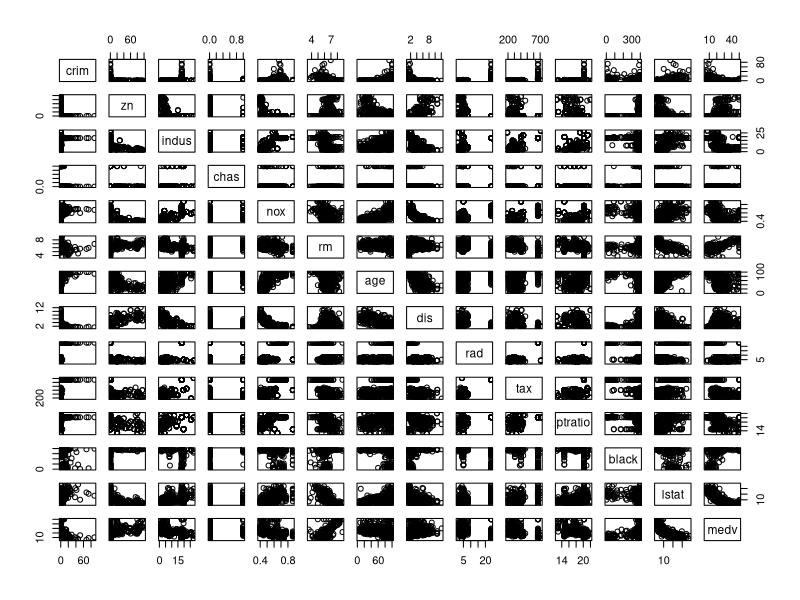
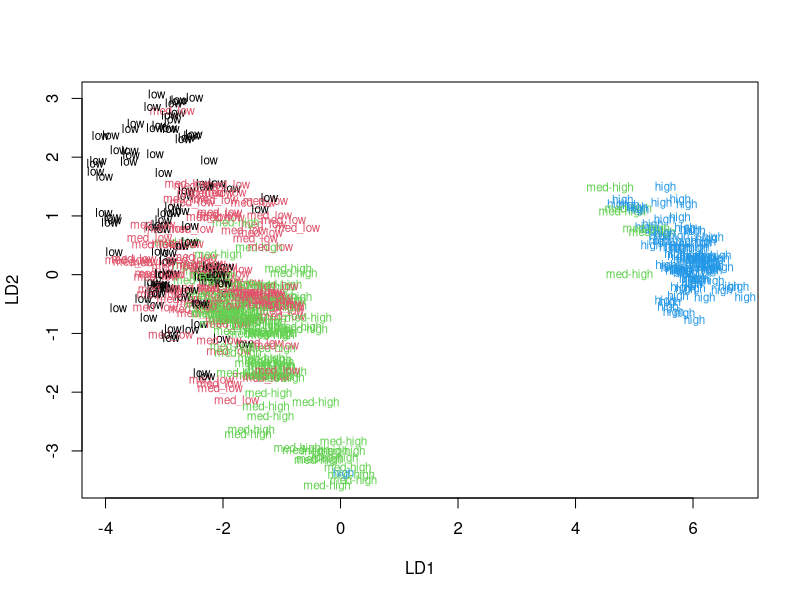
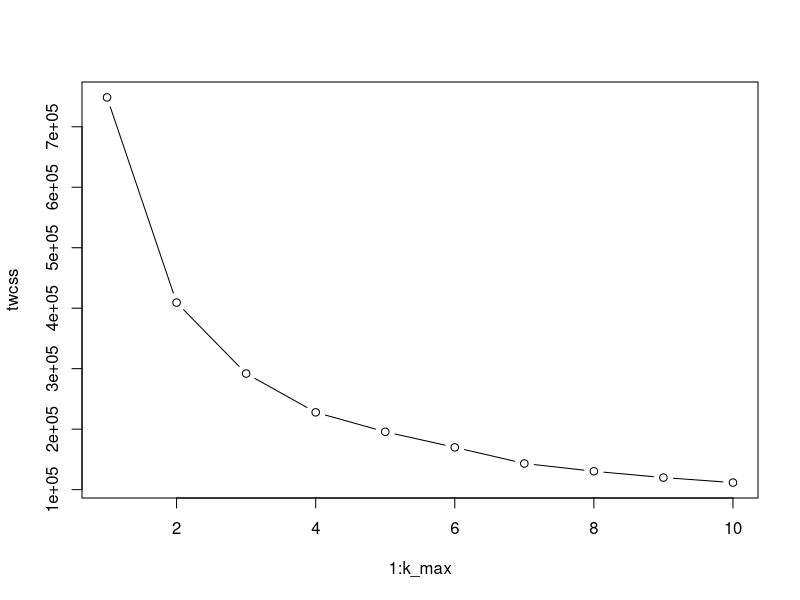
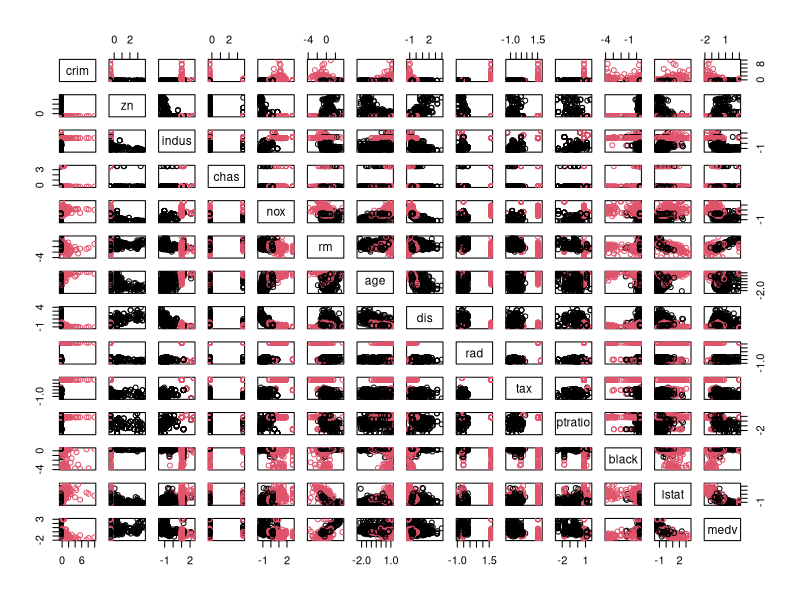

Here is the R script that generated these plots, in order:
## ---- chunk 1
library(dplyr)
library(MASS)
data('Boston')
str(Boston)
## ---- chunk 2
summary(Boston)

## ---- chunk 3
pairs(Boston)
## ---- chunk 4
boston_scaled <- scale(Boston)
boston_scaled <- as.data.frame(boston_scaled)
summary(boston_scaled)
## ---- chunk 5
scaled_crim <- boston_scaled$crim
bins <- quantile(scaled_crim)

crime <- cut(scaled_crim, breaks = bins, include.lowest = TRUE, labels = c("low", "med_low", "med-high", "high"))

boston_scaled <- dplyr::select(boston_scaled, -crim)
boston_scaled <- data.frame(boston_scaled, crime)

## ---- chunk 6
n <- nrow(boston_scaled)
ind <- sample(n,  size = n * 0.8)

train <- boston_scaled[ind,]
test <- boston_scaled[-ind,]

correct_classes <- test$crime
test <- dplyr::select(test, -crime)
## ---- chunk 7
lda.fit <- lda(crime ~ ., data = train)
lda.fit

classes <- as.numeric(train$crime)
plot(lda.fit, dimen = 2, col= classes, pch = classes)
## ---- chunk 8
lda.pred <- predict(lda.fit, newdata = test)
table(correct = correct_classes, predicted = lda.pred$class)
## ---- chunk 9
data("Boston")
scaled_data <- scale(Boston)

dist_eu <- dist(scaled_data)
## ---- chunk 10
set.seed(123)
k_max <- 10
twcss <- sapply(1:k_max, function(k){kmeans(dist_eu, k)$tot.withinss})
plot(1:k_max, twcss, type='b')
## ---- chunk 11
km <-kmeans(dist_eu, centers = 2)
pairs(scaled_data,col=km$cluster)
